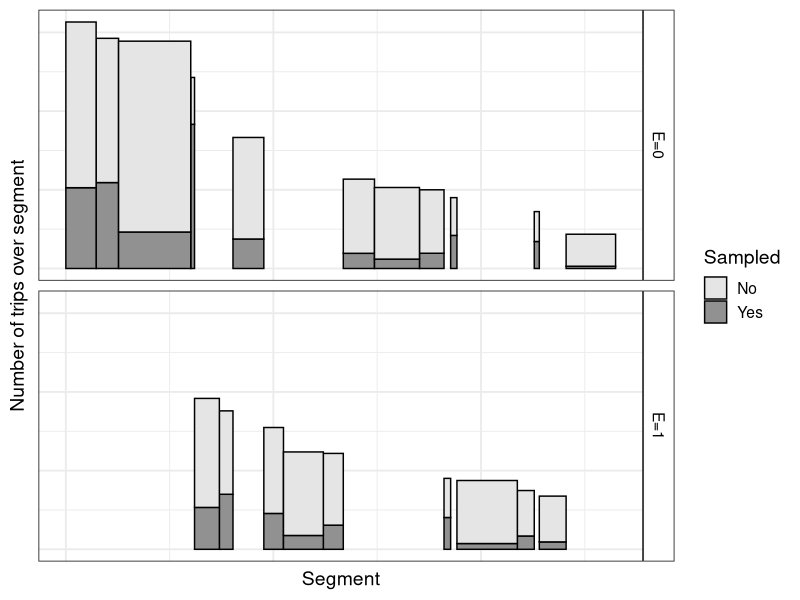
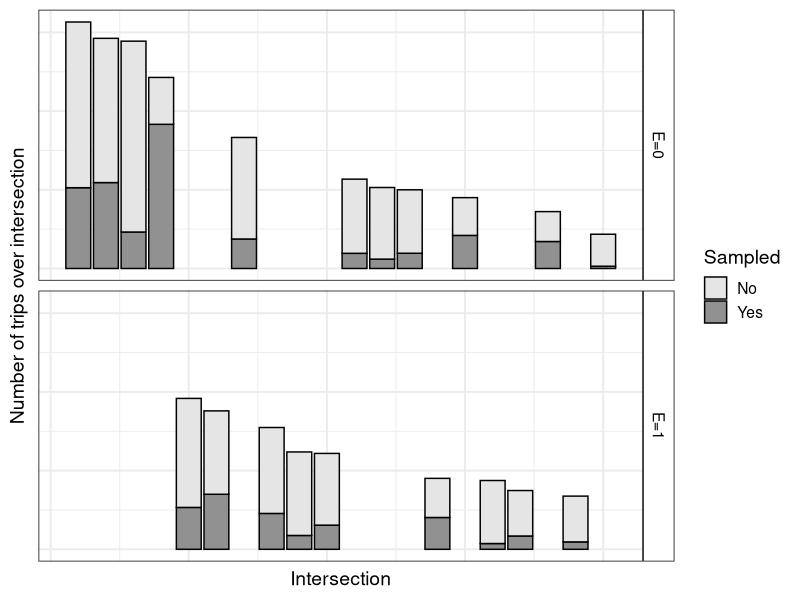

The R script that drew these images, in order:
## ---- chunk 1

library(tidyverse) 
library(truncnorm)
## ---- chunk 2
fig1_df = 1:20 %>% 
  as_tibble() %>% 
  rename(id=value) %>%
  mutate(
    l=rtruncnorm(a=3,
                 mean=20, sd=20, n=n()),
    N=rtruncnorm(a=5, mean=20 + -0.1*l, sd=20, n=n())) %>% 
  arrange(desc(N)) %>% 
  mutate(
    l_cum_right = cumsum(l),
    BD=l*N,
    l_cum_left =l_cum_right-l,
    l_cum_mid = l_cum_left+((l_cum_right-l_cum_left)/2), #because I want to plot at midpoint

    f=rbeta(n=n(),
            #more likely to be sampled if higher traffic segment and longer segment
            shape1= 15*(mean(l)+ mean(N))+100*N , 
            
            #this makes the average probability 1/4, scaled to N
            shape2= mean(l)+ mean(N) + 5*(l*100)
            ),
    N_f = N*f,
    BD_f = N_f*l,
    N_f_not = N-N_f,
    BD_f_not = BD - BD_f,
    e = rbinom(n=n(), size=1, prob=.4),
    e_char = case_when(
      e==1 ~ "E=1",
      e==0 ~ "E=0"
    )
  )


# create a long-form dataset. (Could do this with pivot-longer but not yet intuitive to me)
fig1_df_long_s1 = fig1_df %>% 
  dplyr::select(id, l, N, l_cum_mid, N_f, BD_f, e_char, e) %>% 
  rename(n_long = N_f, BD_long = BD_f) %>% 
  arrange(l) %>% 
  mutate(sampled=1) %>% 
  group_by(e) %>% 
  mutate(
    l_cum_right_alt = cumsum(l), #alt
    l_cum_left_alt =l_cum_right_alt-l,
    l_cum_mid_alt = l_cum_left_alt+((l_cum_right_alt-l_cum_left_alt)/2)
  )

fig1_df_long_s0 = fig1_df %>% 
  dplyr::select(id, l, N, l_cum_mid, N_f_not, BD_f_not, e_char, e) %>% 
  rename(n_long = N_f_not, BD_long = BD_f_not) %>% 
  arrange(l) %>% 
  mutate(sampled=0) %>% 
  group_by(e) %>% 
  mutate(
    l_cum_right_alt = cumsum(l), #alt
    l_cum_left_alt =l_cum_right_alt-l,
    l_cum_mid_alt = l_cum_left_alt+((l_cum_right_alt-l_cum_left_alt)/2)
  )


fig1_df_long = fig1_df_long_s1 %>% 
  bind_rows(fig1_df_long_s0)

## ---- chunk 3
fig1_df_long %>% 
  ggplot(aes(x=l_cum_mid, y=n_long, width=l, fill =as.character(sampled))) + #set coordinate to the cumulative midpoint
  geom_bar(
    stat="identity", 
    position = "stack",
    colour = "black",
    lwd=.5) +
  facet_grid(rows = vars(e_char)) +

  ylab("Number of trips over segment") +
  xlab("Segment") +
  scale_fill_manual(
    name = "Sampled",
    labels = c(
      "No",
      "Yes"
    ),
    values = c("gray90",
               "gray57"

    )
  ) +
   theme_bw(base_size = 14)+
  theme(
    axis.ticks=element_blank(),
    axis.text.x=element_blank(),
    axis.text.y = element_blank()
    )+
  theme( strip.background =element_rect(fill="white"))+
  theme(  strip.text =element_text(colour =   "black"))
## ---- chunk 4
fig1_df_long %>% 
  group_by(sampled) %>%  
  arrange(desc(N)) %>% 
  mutate(new_id = row_number()) %>% 
  ungroup() %>% 
  ggplot(aes(x=new_id, y=n_long, 
             fill =as.character(sampled))) + #set coordinate to the cumulative midpoint
  geom_bar(
    stat="identity", 
    position = "stack",
    colour = "black") +
  facet_grid(rows = vars(e_char)) +
  ylab("Number of trips over intersection") +
  xlab("Intersection") +
  scale_fill_manual(
    name = "Sampled",
    labels = c(
      "No",
      "Yes"
    ),
    values = c("gray90",
               "gray57"
               
    )
  ) +
  theme_bw(base_size = 14)+
  theme(
    axis.ticks=element_blank(),
    axis.text.x=element_blank(),
    axis.text.y = element_blank()
  )+
  theme( strip.background =element_rect(fill="white"))+
  theme(  strip.text =element_text(colour =   "black"))
